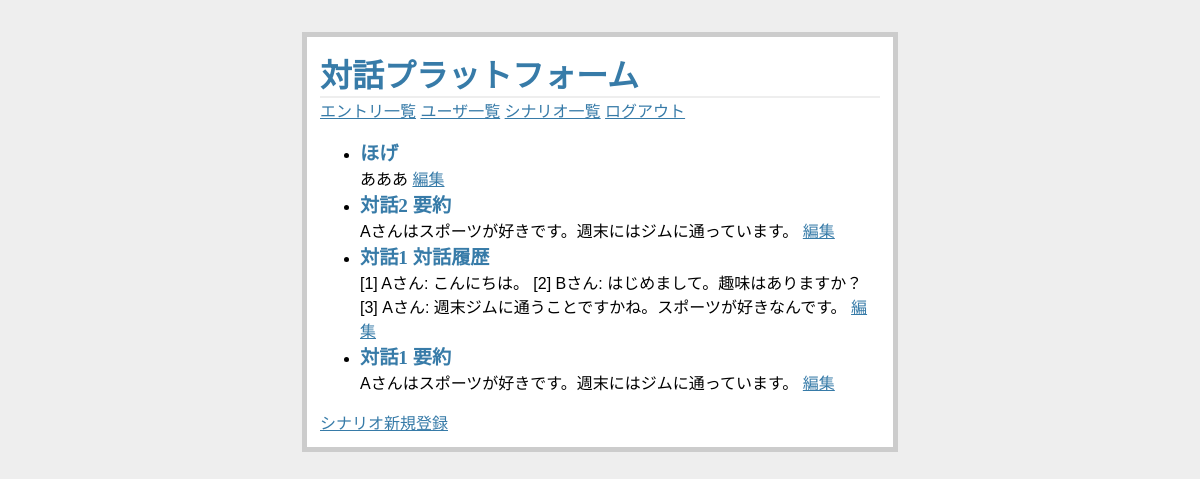
Page /scenarios/ (signed in) on the earlier database version.
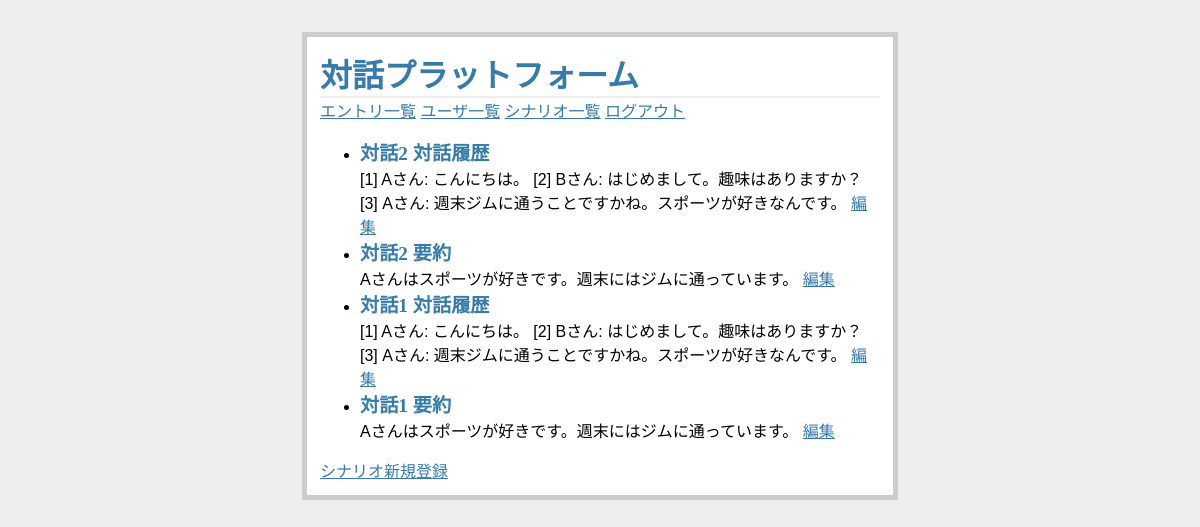
Same page on the later database version.
### flaskr/models/scenario.py (models this page shows, shortened)
class Scenario(db.Model):
    __tablename__ = "scenarios"
    id    = db.Column("id",    db.Integer,      primary_key=True)
    title = db.Column("title", db.String(100),  nullable=False, unique=True)
    text  = db.Column("text",  db.String(5000), nullable=False)

### flaskr/views/scenarios.py (the view)
@bp.route("/")
@admin_required
def index():
    scenarios = Scenario.query.order_by(Scenario.id.desc()).all()
    return render_template("scenarios/index.html", scenarios=scenarios)

### flaskr/models/user.py (called while the page is built)
    def is_admin(self):
        return self.role == Role.ADMIN

### flaskr/views/__init__.py (called while the page is built)
def admin_required(f):
    @wraps(f)
    def decorated_view(*args, **kwargs):
        if g.user is None:
            return redirect(url_for("auth.login", next=request.path))
        if not g.user.is_admin():
            return redirect(url_for("index.root"))
        return f(*args, **kwargs)
    return decorated_view

def load_user():
    user_id = session.get("user_id")
    if user_id is None:
        g.user = None
    else:
        g.user = User.query.get(session["user_id"])

### flaskr/templates/scenarios/index.html
{% extends "layout.html" %}
{% block body %}
  <ul class=scenarios>
  {% for scenario in scenarios %}
    <li>
      <h2>{{ scenario.title }}</h2>
      {{ scenario.text }}
      {% if g.user.is_admin() %}
        <a href="{{ url_for('scenarios.edit', scenario_id=scenario.id) }}">編集</a>
      {% endif %}
    </li>
  {% else %}
    <li><em>シナリオがありません。</em>
  {% endfor %}
  </ul>
  {% if g.user.is_admin() %}
    <a href="{{ url_for('scenarios.create') }}">シナリオ新規登録</a>
  {% endif %}
{% endblock %}

### flaskr/templates/layout.html (shortened to what this page needs)
<!doctype html>
<link rel=stylesheet type=text/css href="{{ url_for('static', filename='style.css') }}">
<div class=page>
  <h1>対話プラットフォーム</h1>
  {% if session.user_id %}
    <a href="{{ url_for('entries.index') }}">エントリ一覧</a>
    {% if g.user.is_admin() %}
      <a href="{{ url_for('users.index') }}">ユーザ一覧</a>
      <a href="{{ url_for('scenarios.index') }}">シナリオ一覧</a>
    {% endif %}
    <a href="{{ url_for('auth.logout') }}">ログアウト</a>
  {% else %}
    <a href="{{ url_for('auth.login') }}">ログイン</a>
    <a href="{{ url_for('users.create') }}">ユーザ新規登録</a>
  {% endif %}
  {% block body %}{% endblock %}
</div>

### flaskr/static/style.css (style rules this page uses)
a, h1, h2 { color: #377ba8; }
h1, h2 { font-family: 'Georgia', serif; margin: 0; }
h1 { border-bottom: 2px solid #eee; }
h2 { font-size: 1.2em; }
.page { margin: 2em auto; width: 35em; border: 5px solid #ccc; padding: 0.8em; background: white; }

Differences in the rows shown:
changed Scenario: title "ほげ" → "対話2 対話履歴"; text "あああ" → "[1] Aさん: こんにちは。 [2] Bさん: はじめまして。趣味はありますか？ [3] Aさん: 週末ジムに通うことですかね。スポーツが好きなんです。"
